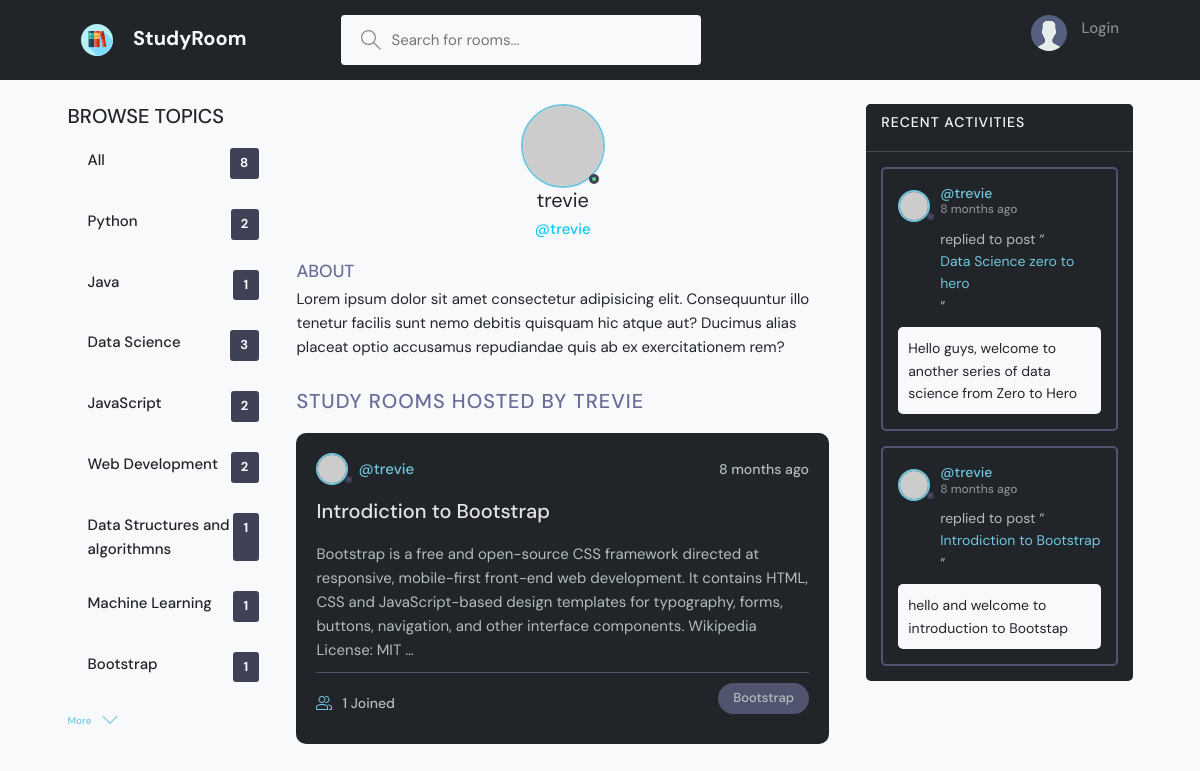
The page /profile/6/ on the database as committed earlier.
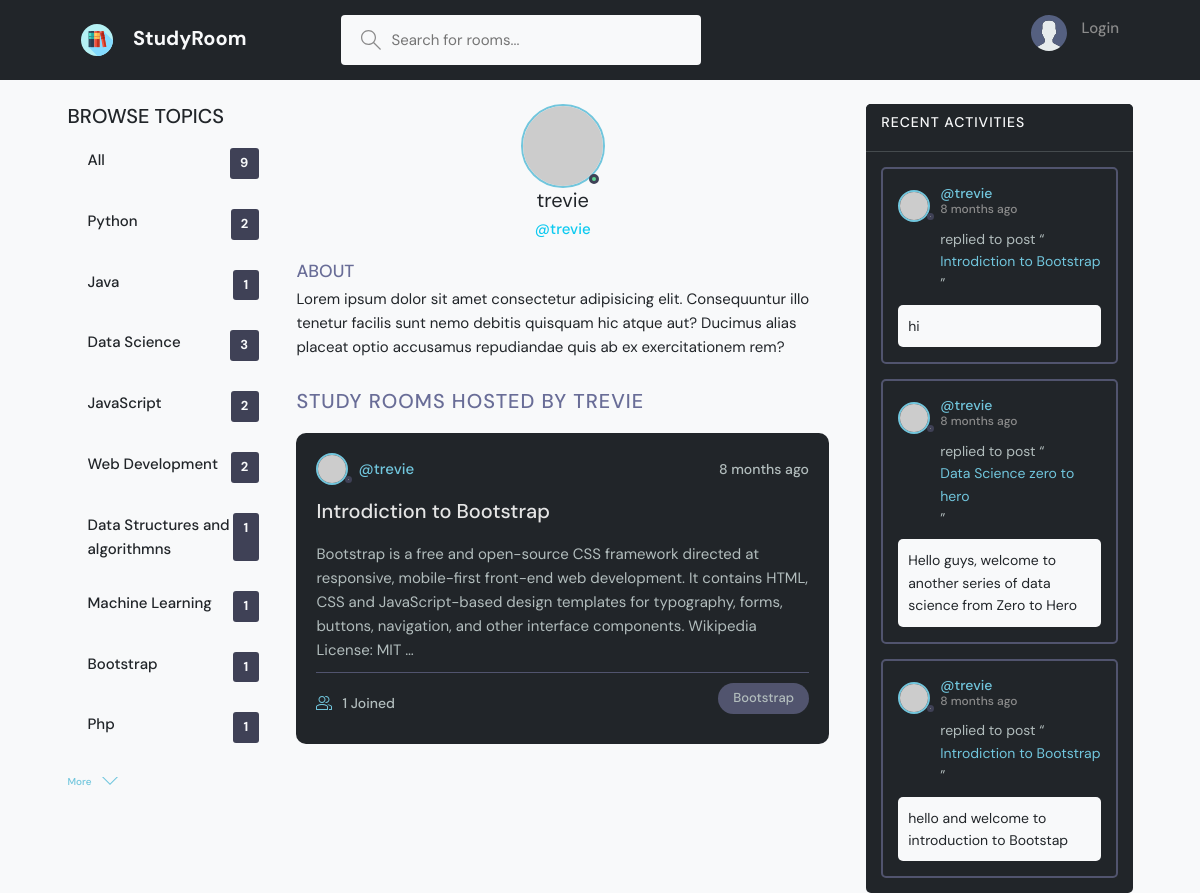
The same page on the database as committed later.
### base/models.py (models this page shows, shortened)
class Topic(models.Model):
    name = models.CharField(max_length=200)

class Room(models.Model):
    host = models.ForeignKey(User, on_delete=models.SET_NULL, null=True)
    topic = models.ForeignKey(Topic, on_delete=models.SET_NULL, null=True)
    name = models.CharField(max_length=200)
    description = models.TextField(null=True, blank=True)
    participants = models.ManyToManyField(User,related_name='participants', blank=True)
    updated = models.DateTimeField(auto_now=True)
    created = models.DateTimeField(auto_now_add=True)
    class Meta:
        ordering = ['-updated', '-created']
    def __str__(self):
        return self.name[0:50]

class Message(models.Model):
    user = models.ForeignKey(User, on_delete=models.CASCADE)
    room = models.ForeignKey(Room, on_delete=models.CASCADE)
    body = models.TextField()
    updated = models.DateTimeField(auto_now=True)
    created = models.DateTimeField(auto_now_add=True)
    class Meta:
        ordering = ['-updated', '-created']

### base/views.py (the view)
# urls.py: path('profile/<str:pk>/', views.userProfile, name='user-profile'),
def userProfile(request, pk):
    user =  User.objects.get(id=pk)
    rooms = user.room_set.all()
    room_messages = user.message_set.all()
    topics = Topic.objects.all()
    context = {'user': user, 'rooms':rooms, 'room_messages': room_messages, 'topics': topics}
    return render(request, 'base/profile.html', context)

### base/templates/base/profile.html (shortened to what this page needs)
{% extends 'main.html' %}
{% block content %}
  <main class="profile-page layout layout--3">
    <div class="container">
      {% include 'base/topics_component.html' %}
      <div class="roomList">
        <div class="profile">
          <div class="profile__avatar">
            <div class="avatar avatar--large active">
              <img src="https://randomuser.me/api/portraits/men/11.jpg" />
            </div>
          </div>
          <div class="profile__info">
            <h3 class="text-dark">{{user.username}}</h3>
            <p class="text-info">@{{user.username}}</p>
          </div>
          <div class="profile__about">
            <h3>About</h3>
            <p class="text-dark">
              Lorem ipsum dolor sit amet consectetur adipisicing elit. Consequuntur illo tenetur
              facilis sunt nemo debitis quisquam hic atque aut? Ducimus alias placeat optio
              accusamus repudiandae quis ab ex exercitationem rem?
            </p>
          </div>
        </div>
        <div class="roomList__header">
          <div>
            <h2>Study Rooms Hosted by {{user.username}}</a>
            </h2>
          </div>
        </div>
        {% include 'base/feed_component.html' %}
      </div>
      {% include 'base/activity_component.html' %}
    </div>
  </main>
  {% endblock content %}

### base/templates/base/topics_component.html
<div class="topics sticky">
    <div class="topics__header">
        <h2 class="text-dark">Browse Topics</h2>
    </div>
    <ul class="topics__list">
        <li class="">
            <a class="text-dark hoover" href="{% url 'home' %}">All <span class="text-light">{{topics.count}}</span></a>
        </li>
        {% for topic in topics %}
        <li class="">
            <a class="text-dark hoover" href="{% url 'home' %}?q={{topic.name}}">{{topic.name}} <span
            class="text-light">{{topic.room_set.all.count}}</span></a>
        </li>
        {% endfor %}
    </ul>
    <button class="btn btn--link" href="topics.html">
        More
        <svg version="1.1" xmlns="http://www.w3.org/2000/svg" width="32" height="32" viewBox="0 0 32 32">
            <title>chevron-down</title>
            <path d="M16 21l-13-13h-3l16 16 16-16h-3l-13 13z"></path>
        </svg>
    </button>
</div>

### base/templates/base/feed_component.html (shortened to what this page needs)
{% for room in rooms %}
<div class="roomListRoom bg-dark">
    <div class="roomListRoom__header">
        <a href="{% url 'user-profile' room.host.id %}" class="roomListRoom__author">
            <div class="avatar avatar--small">
                <img src="https://randomuser.me/api/portraits/women/11.jpg" />
            </div>
            <span>@{{room.host.username}}</span>
        </a>
        <div class="roomListRoom__actions">
            <span>{{room.created|timesince}} ago</span>
        </div>
    </div>
    <div class="roomListRoom__content">
        <a href="{% url 'room' room.id %}">{{room.name}}</a>
        <p>
            {{room.description |truncatewords:35}}
        </p>
    </div>
    <div class="roomListRoom__meta">
        <a href="{% url 'room' room.id %}" class="roomListRoom__joined">
            {{room.participants.all.count}} Joined
        </a>
        <p class="roomListRoom__topic">{{room.topic.name}}</p>
    </div>
</div>
{% endfor %}

### base/templates/base/activity_component.html (shortened to what this page needs)
<div class="activities bg-dark">
    <div class="activities__header">
      <h2 class="bg-dark text-light">Recent Activities</h2>
    </div>
    <hr class="bg-light">
     {% for message in room_messages %}
    <div class="activities__box">
      <div class="activities__boxHeader roomListRoom__header">
        <a href="{% url 'user-profile' message.user.id %}" class="roomListRoom__author">
          <div class="avatar avatar--small">
            <img src="https://randomuser.me/api/portraits/women/11.jpg" />
          </div>
          <p >
            @{{message.user}}
            <span>{{message.created|timesince}} ago</span>
          </p>
        </a>
      </div>
      <div class="activities__boxContent">
        <p>replied to post “<a href="{% url 'room' message.room.id %}">{{message.room}}</a>”</p>
        <div class="activities__boxRoomContent bg-light text-dark">
            {{message.body}}
        </div>
      </div>
    </div>
    {% endfor %}
  </div>

Rows that differ between the two databases and show on the page:
added Topic: name "Php", room_set.all.count "1"
added Message: user "trevie", created "8 months", room "Introdiction to Bootstrap", body "hi"
Other text that changed with them:
{{ topics.count }}: "8" → "9"
